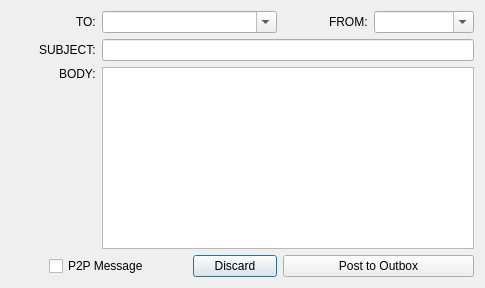
<?xml version="1.0" encoding="UTF-8"?>
<ui version="4.0">
 <class>ComposeDialog</class>
 <widget class="QDialog" name="ComposeDialog">
  <property name="geometry">
   <rect>
    <x>0</x>
    <y>0</y>
    <width>485</width>
    <height>288</height>
   </rect>
  </property>
  <property name="windowTitle">
   <string>Dialog</string>
  </property>
  <layout class="QGridLayout" name="gridLayout">
   <item row="0" column="0" alignment="Qt::AlignRight">
    <widget class="QLabel" name="label">
     <property name="text">
      <string>TO:</string>
     </property>
    </widget>
   </item>
   <item row="0" column="3" alignment="Qt::AlignRight">
    <widget class="QLabel" name="label_2">
     <property name="text">
      <string>FROM:</string>
     </property>
    </widget>
   </item>
   <item row="0" column="4">
    <widget class="QComboBox" name="fromComboBox">
     <property name="minimumSize">
      <size>
       <width>100</width>
       <height>0</height>
      </size>
     </property>
     <property name="editable">
      <bool>true</bool>
     </property>
    </widget>
   </item>
   <item row="1" column="0" alignment="Qt::AlignRight">
    <widget class="QLabel" name="label_4">
     <property name="text">
      <string>SUBJECT:</string>
     </property>
    </widget>
   </item>
   <item row="2" column="0" alignment="Qt::AlignRight|Qt::AlignTop">
    <widget class="QLabel" name="label_5">
     <property name="text">
      <string>BODY:</string>
     </property>
    </widget>
   </item>
   <item row="3" column="2">
    <widget class="QPushButton" name="discardButton">
     <property name="text">
      <string>Discard</string>
     </property>
    </widget>
   </item>
   <item row="3" column="3" colspan="2">
    <widget class="QPushButton" name="postButton">
     <property name="text">
      <string>Post to Outbox</string>
     </property>
    </widget>
   </item>
   <item row="0" column="1" colspan="2">
    <widget class="QComboBox" name="toComboBox">
     <property name="editable">
      <bool>true</bool>
     </property>
    </widget>
   </item>
   <item row="2" column="1" colspan="4">
    <widget class="QPlainTextEdit" name="plainTextEdit">
     <property name="tabChangesFocus">
      <bool>true</bool>
     </property>
    </widget>
   </item>
   <item row="1" column="1" colspan="4">
    <widget class="QLineEdit" name="lineEdit"/>
   </item>
   <item row="3" column="0" colspan="2" alignment="Qt::AlignHCenter">
    <widget class="QCheckBox" name="p2pCheckBox">
     <property name="text">
      <string>P2P Message</string>
     </property>
    </widget>
   </item>
  </layout>
 </widget>
 <tabstops>
  <tabstop>toComboBox</tabstop>
  <tabstop>fromComboBox</tabstop>
  <tabstop>lineEdit</tabstop>
  <tabstop>plainTextEdit</tabstop>
  <tabstop>postButton</tabstop>
  <tabstop>discardButton</tabstop>
 </tabstops>
 <resources/>
 <connections/>
</ui>
